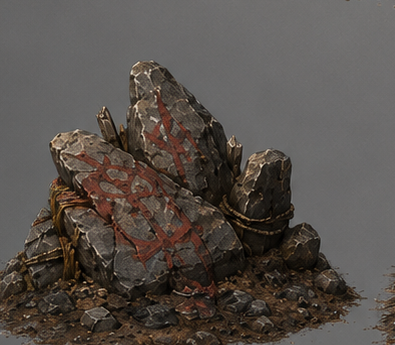
#> input picture docs/assets/props/SM_GIA_BloodAxeCairnTarget_A1_A01/SM_GIA_BloodAxeCairnTarget_A1_A01_TargetFrontCrop.png, 395 x 345 px
$ python make_bloodaxe_a1_trace_guide.py
#> lines starting #> are read from the running program, lines starting #| are printed output that depends on the picture
#!/usr/bin/env python3
"""Create the Blood Axe A1 front-proportion trace guide.

This is a technical review overlay, not concept art. It records the front-view
landmark proportions that the DCC rebuild must satisfy before paint, texture, or
Unreal work continues.
"""

from __future__ import annotations

from pathlib import Path

from PIL import Image, ImageDraw, ImageFont


ROOT = Path(__file__).resolve().parents[2]
PROP_DIR = ROOT / "docs" / "assets" / "props" / "SM_GIA_BloodAxeCairnTarget_A1_A01"
SOURCE = PROP_DIR / "SM_GIA_BloodAxeCairnTarget_A1_A01_TargetFrontCrop.png"
OUTPUT = PROP_DIR / "SM_GIA_BloodAxeCairnTarget_A1_A01_A1_FrontTraceGuide.png"


TRACE = {
    "ground": {
        "color": (225, 170, 70, 145),
        "outline": (255, 195, 75, 255),
        "points": [(10, 252), (55, 238), (144, 235), (240, 238), (343, 248), (389, 282), (360, 325), (35, 323)],
    },
    "left_lashed_stack": {
        "color": (72, 190, 220, 110),
        "outline": (95, 225, 245, 255),
        "points": [(31, 142), (76, 120), (137, 128), (153, 178), (143, 226), (57, 242), (24, 202)],
    },
    "dominant_front_slab": {
        "color": (245, 92, 78, 105),
        "outline": (255, 115, 98, 255),
        "points": [(85, 130), (169, 104), (247, 139), (281, 218), (229, 301), (130, 291), (64, 215)],
    },
    "tall_rear_slab": {
        "color": (157, 102, 235, 100),
        "outline": (194, 140, 255, 255),
        "points": [(183, 22), (247, 41), (298, 214), (223, 234), (160, 126)],
    },
    "right_bound_support": {
        "color": (88, 145, 245, 105),
        "outline": (120, 175, 255, 255),
        "points": [(295, 116), (343, 129), (354, 219), (318, 250), (279, 221)],
    },
}

PAINT_GUIDES = [
    ("main paint centerline", [(151, 132), (189, 184), (213, 244), (224, 292)]),
    ("front paint left sweep", [(93, 164), (151, 182), (212, 180)]),
    ("front paint lower sweep", [(142, 227), (190, 244), (252, 248)]),
    ("rear slab paint", [(217, 56), (226, 103), (243, 177)]),
]

LOCK_LINES = [
    ("rear apex", (183, 22), (247, 41)),
    ("front slab base", (130, 291), (229, 301)),
    ("left stack rope zone", (36, 168), (153, 207)),
    ("right support rope zone", (283, 168), (352, 207)),
]


def text(draw: ImageDraw.ImageDraw, xy: tuple[int, int], label: str, fill: tuple[int, int, int, int]) -> None:
    draw.text(xy, label, fill=fill, font=ImageFont.load_default())


def main() -> None:
    source = Image.open(SOURCE).convert("RGBA")
    canvas = Image.new("RGBA", (source.width, source.height + 112), (42, 42, 42, 255))
    canvas.alpha_composite(source, (0, 0))
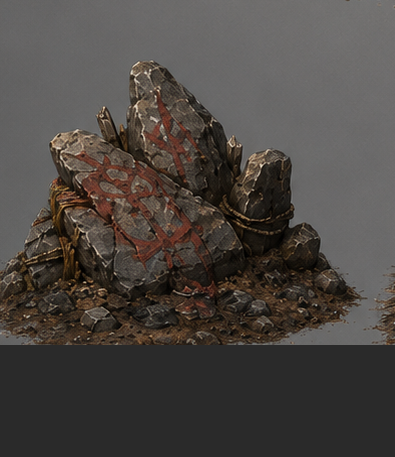
#> canvas: PIL image 395x457 RGBA; mean R, G, B, A 75.6, 70.4, 66.5, 255
    overlay = Image.new("RGBA", source.size, (0, 0, 0, 0))
#> overlay: PIL image 395x345 RGBA; every value is 0
    draw = ImageDraw.Draw(overlay)

    for label, spec in TRACE.items():
        points = spec["points"]
        draw.polygon(points, fill=spec["color"], outline=spec["outline"])
        draw.line(points + [points[0]], fill=spec["outline"], width=3)
        lx = min(point[0] for point in points) + 4
        ly = min(point[1] for point in points) + 4
        text(draw, (lx, ly), label.replace("_", " "), spec["outline"])
#> this loop made 5 passes
#> (lx, ly) on passes 1 to 5: (14, 239), (28, 124), (68, 108), (164, 26), (283, 120)

    for label, points in PAINT_GUIDES:
        draw.line(points, fill=(210, 42, 34, 255), width=3, joint="curve")
        text(draw, (points[0][0] + 4, points[0][1] - 12), label, (245, 80, 72, 255))

    for label, start, end in LOCK_LINES:
        draw.line([start, end], fill=(255, 235, 145, 255), width=2)
        text(draw, (start[0] + 4, start[1] + 4), label, (255, 235, 145, 255))

    canvas.alpha_composite(overlay, (0, 0))
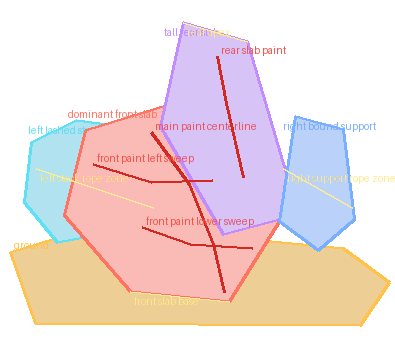
#> overlay: PIL image 395x345 RGBA; mean R, G, B, A 107.9, 72.9, 77.1, 73.8; transparent parts drawn white
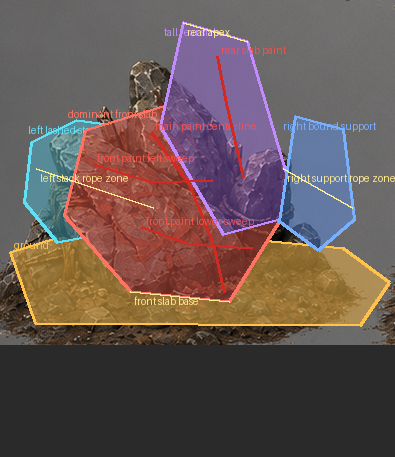
#> canvas: PIL image 395x457 RGBA; mean R, G, B, A 102.6, 86, 83, 255
    footer = ImageDraw.Draw(canvas)
    footer_y = source.height + 8
#> footer_y = 353
    footer.rectangle([(0, source.height), (source.width, canvas.height)], fill=(32, 32, 32, 255))
    footer.text((10, footer_y), "A1 front trace locks before next DCC pass:", fill=(245, 245, 230, 255), font=ImageFont.load_default())
    footer.text((10, footer_y + 18), "1. dominant front slab stays low/slanted, not wall-like", fill=(245, 245, 230, 255), font=ImageFont.load_default())
    footer.text((10, footer_y + 34), "2. rear slab sits behind and narrower than the current proof", fill=(245, 245, 230, 255), font=ImageFont.load_default())
    footer.text((10, footer_y + 50), "3. left stack and right support use rope-zone bounds, not stick lattice", fill=(245, 245, 230, 255), font=ImageFont.load_default())
    footer.text((10, footer_y + 66), "4. no crack/highlight overlays until silhouette matches", fill=(245, 245, 230, 255), font=ImageFont.load_default())
    OUTPUT.parent.mkdir(parents=True, exist_ok=True)
    canvas.convert("RGB").save(OUTPUT)
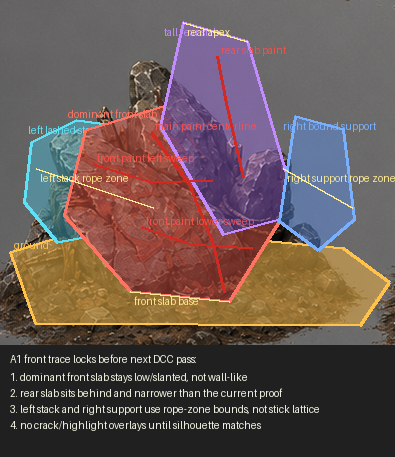
#> saved as SM_GIA_BloodAxeCairnTarget_A1_A01_A1_FrontTraceGuide.png: PIL image 395x457 RGB; mean R, G, B 103.4, 86.8, 83.6
    print(OUTPUT.relative_to(ROOT))


if __name__ == "__main__":
    main()

$ run again, with docs/assets/props/SM_GIA_BloodAxeCairnTarget_A1_A01/SM_GIA_BloodAxeCairnTarget_A1_A01_A1_PrimitiveShapeBlockoutCompare_A21.png copied over docs/assets/props/SM_GIA_BloodAxeCairnTarget_A1_A01/SM_GIA_BloodAxeCairnTarget_A1_A01_TargetFrontCrop.png
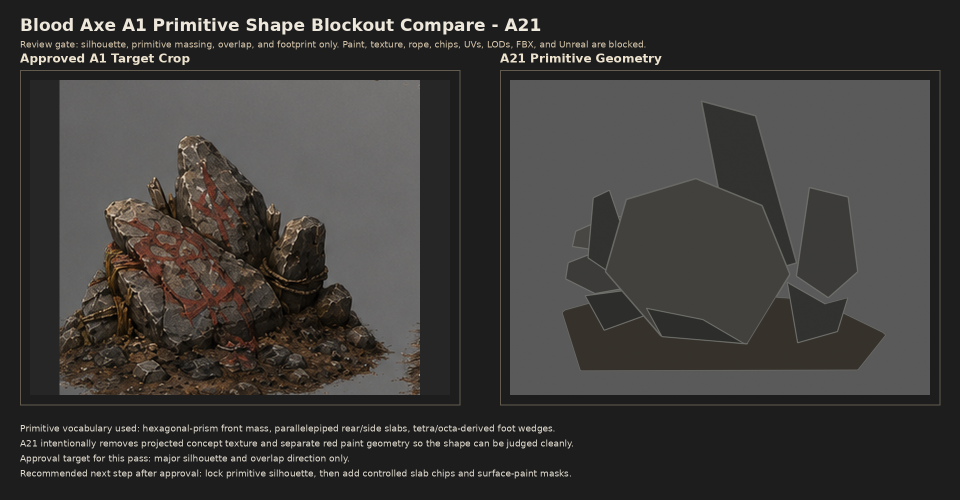
#> input picture docs/assets/props/SM_GIA_BloodAxeCairnTarget_A1_A01/SM_GIA_BloodAxeCairnTarget_A1_A01_A1_PrimitiveShapeBlockoutCompare_A21.png, 1920 x 1000 px (shown at 1/2 size)
#> the loop in main, `for label, spec in TRACE.items():` made 5 passes
#> (lx, ly) on passes 1 to 5: (14, 239), (28, 124), (68, 108), (164, 26), (283, 120)
#> in main, `canvas.alpha_composite(overlay, (0, 0))`:
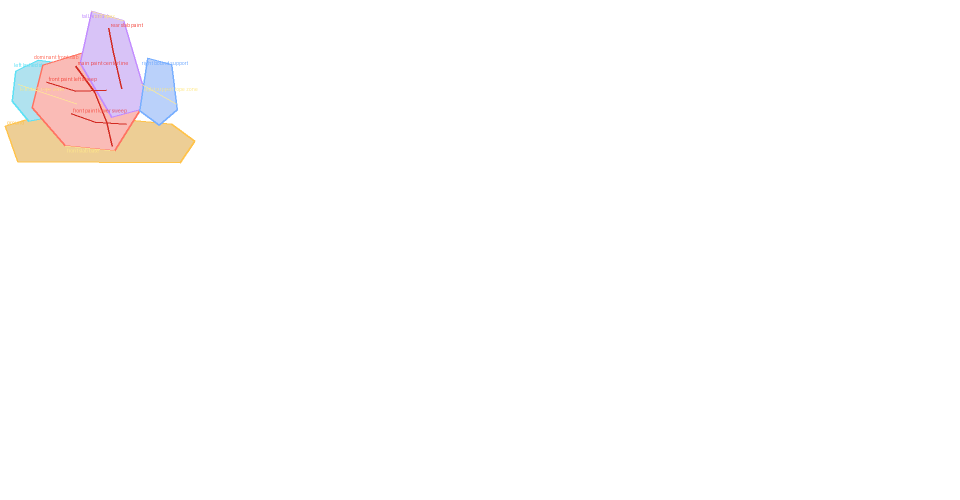
#> overlay: PIL image 1920x1000 RGBA (shown at 1/2 size); mean R, G, B, A 7.7, 5.2, 5.5, 5.2; transparent parts drawn white
#> in main, `canvas.convert("RGB").save(OUTPUT)`:
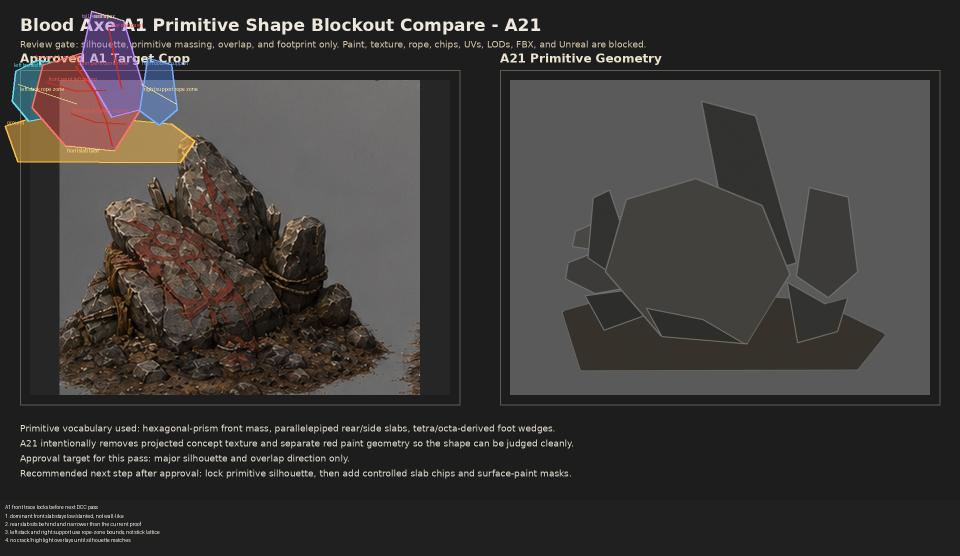
#> saved as SM_GIA_BloodAxeCairnTarget_A1_A01_A1_FrontTraceGuide.png: PIL image 1920x1112 RGB (shown at 1/2 size); mean R, G, B 60.3, 57.4, 55.9
